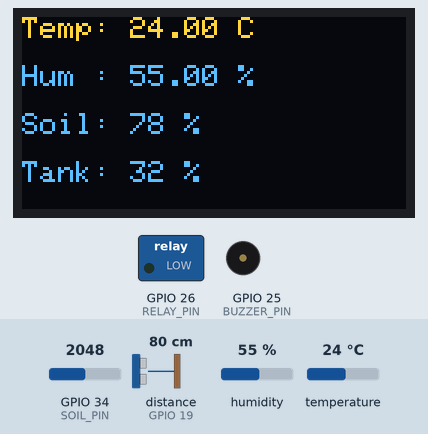
Recording of a sketch running on a simulated ESP32. Parts: 128×64 one-colour display, switched loads named in the sketch (green lamp = pin HIGH), buzzer (waves = sounding, pin HIGH). The test bench sets the inputs (shaded band); at power-on: distance to the obstacle (sensor on GPIO 19) 80 cm, GPIO 34 (SOIL_PIN) = 2048, humidity 55 %, temperature 24 °C. The echo pulse lasts 58.3 µs per cm; the OLED is the two-colour kind (top 16 rows yellow); WiFi joins after 1.5 s; servers stay silent unless stated; what the sketch prints to the serial monitor is not drawn.

Above: at 4.5 s.
4.6 s: distance to the obstacle (sensor on GPIO 19) set to 92 cm
At 7.0 s:
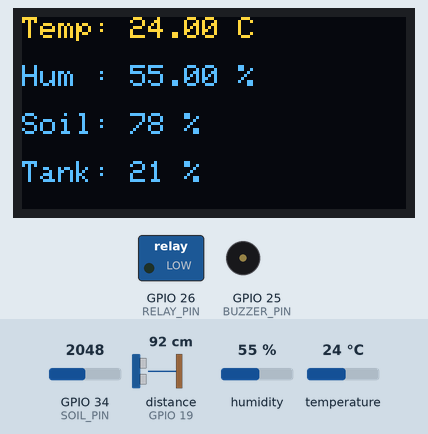
7.3 s: distance to the obstacle (sensor on GPIO 19) set to 99 cm
At 8.4 s:
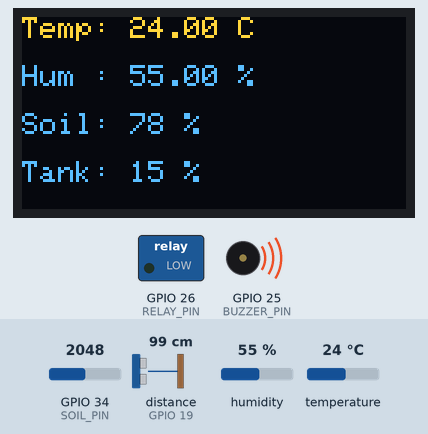
9.4 s: GPIO 34 (SOIL_PIN) set to 3248
At 10.2 s:
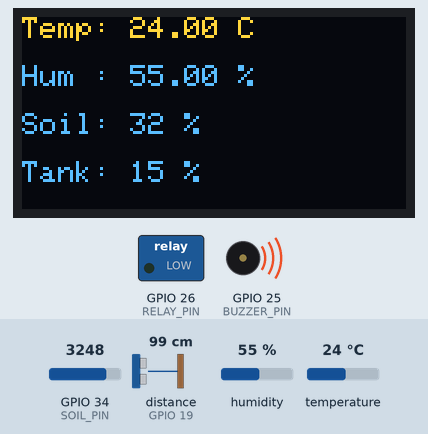
11.3 s: GPIO 34 (SOIL_PIN) set to 3384
At 12.6 s:
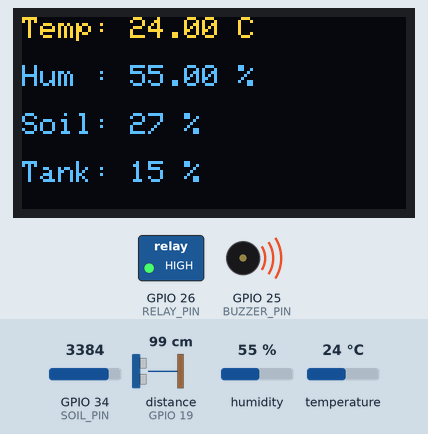
13.4 s: distance to the obstacle (sensor on GPIO 19) set to 2 cm
At 14.3 s:
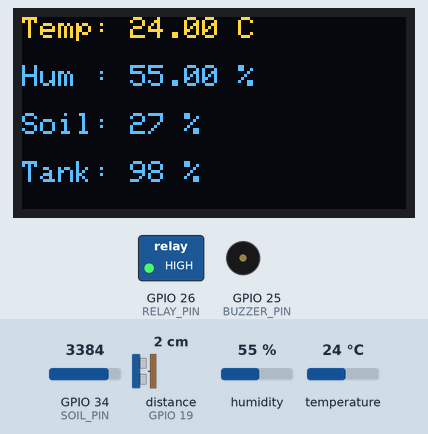
15.3 s: humidity set to 22 %
At 16.6 s:
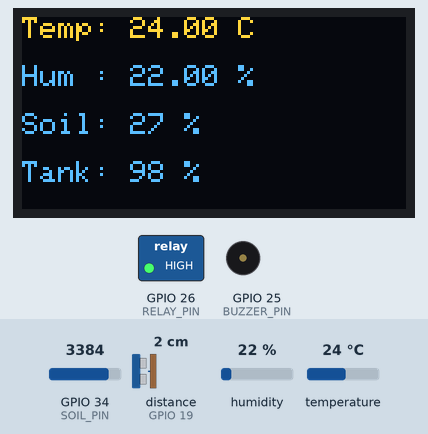
Timing chart, 0 to 18.3 s (numbered marks = the images above; inputs shaded):
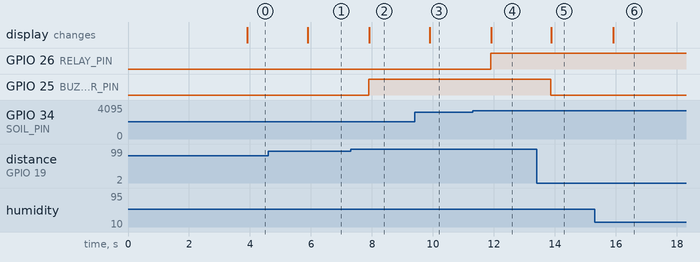

Measured:
- the behaviour switches between 94 and 95 cm on distance to the obstacle (sensor on GPIO 19) (found by bisection; images 1 and 2)
- the behaviour switches between 3316 and 3317 on GPIO 34 (SOIL_PIN) (found by bisection; images 3 and 4)
- after the input at 4.6 s, the display: changes after 1.3 s (image 1)
- after the input at 7.3 s, GPIO 25 (BUZZER_PIN): LOW → HIGH after 0.59 s; the display: changes after 0.62 s (image 2)
- after the input at 9.4 s, the display: changes after 0.49 s (image 3)
- after the input at 11.3 s, GPIO 26 (RELAY_PIN): LOW → HIGH after 0.59 s; the display: changes after 0.62 s (image 4)
- after the input at 13.4 s, GPIO 25 (BUZZER_PIN): HIGH → LOW after 0.46 s; the display: changes after 0.49 s (image 5)
- after the input at 15.3 s, the display: changes after 0.61 s (image 6)

The sketch:

Smart_Plant_Monitoring_System.ino.ino
```cpp
#define BLYNK_TEMPLATE_ID "TMPL3s7fYpOfI"
#define BLYNK_TEMPLATE_NAME "Smart plant and irrigation system"
#define BLYNK_AUTH_TOKEN "XM6wMSzX4TejbAKwTx6eBBoCQsuqQqJt"

#include <WiFi.h>
#include <BlynkSimpleEsp32.h>
#include <DHT.h>
#include <Wire.h>
#include <Adafruit_GFX.h>
#include <Adafruit_SSD1306.h>
#include <NewPing.h>

char ssid[] = "Sandeep";
char pass[] = "12312354";

// Pins
#define DHTPIN 4
#define DHTTYPE DHT11

#define SOIL_PIN 34
#define TRIG_PIN 18
#define ECHO_PIN 19

#define RELAY_PIN 26
#define BUZZER_PIN 25

#define TOUCH_PIN 27
#define IR_PIN 14

#define SCREEN_WIDTH 128
#define SCREEN_HEIGHT 64

#define TANK_HEIGHT_CM 120
#define MAX_DISTANCE 120

Adafruit_SSD1306 display(SCREEN_WIDTH, SCREEN_HEIGHT, &Wire, -1);
DHT dht(DHTPIN, DHTTYPE);
NewPing sonar(TRIG_PIN, ECHO_PIN, MAX_DISTANCE);

BlynkTimer timer;

// Manual Pump Control
BLYNK_WRITE(V5)
{
  int state = param.asInt();
  digitalWrite(RELAY_PIN, state);
  Blynk.virtualWrite(V4, state);
}

void sendData()
{
  float temperature = dht.readTemperature();
  float humidity = dht.readHumidity();

  int soilRaw = analogRead(SOIL_PIN);

  // Calibration adjust later if needed
  int soilPercent = map(soilRaw, 4095, 1500, 0, 100);
  soilPercent = constrain(soilPercent, 0, 100);

  int distance = sonar.ping_cm();

  if(distance == 0)
    distance = TANK_HEIGHT_CM;

  int waterLevel =
      ((TANK_HEIGHT_CM - distance) * 100) / TANK_HEIGHT_CM;

  waterLevel = constrain(waterLevel, 0, 100);

  // Auto irrigation
  if(soilPercent < 30)
  {
    digitalWrite(RELAY_PIN, HIGH);
    Blynk.virtualWrite(V4, 1);
  }
  else
  {
    digitalWrite(RELAY_PIN, LOW);
    Blynk.virtualWrite(V4, 0);
  }

  // Water low alarm
  if(waterLevel < 20)
  {
    digitalWrite(BUZZER_PIN, HIGH);
  }
  else
  {
    digitalWrite(BUZZER_PIN, LOW);
  }

  // Send to Blynk
  Blynk.virtualWrite(V0, soilPercent);
  Blynk.virtualWrite(V1, temperature);
  Blynk.virtualWrite(V2, humidity);
  Blynk.virtualWrite(V3, waterLevel);

  // OLED Display
  display.clearDisplay();

  display.setTextSize(1);
  display.setTextColor(WHITE);

  display.setCursor(0,0);
  display.print("Temp: ");
  display.print(temperature);
  display.print(" C");

  display.setCursor(0,16);
  display.print("Hum : ");
  display.print(humidity);
  display.print(" %");

  display.setCursor(0,32);
  display.print("Soil: ");
  display.print(soilPercent);
  display.print(" %");

  display.setCursor(0,48);
  display.print("Tank: ");
  display.print(waterLevel);
  display.print(" %");

  display.display();

  Serial.print("Temp: ");
  Serial.print(temperature);

  Serial.print(" Hum: ");
  Serial.print(humidity);

  Serial.print(" Soil: ");
  Serial.print(soilPercent);

  Serial.print(" Water: ");
  Serial.println(waterLevel);
}

void setup()
{
  Serial.begin(115200);

  Serial.println("Setup Start");
  Serial.println("OLED OK");

  pinMode(RELAY_PIN, OUTPUT);
  pinMode(BUZZER_PIN, OUTPUT);

  pinMode(TOUCH_PIN, INPUT);
  pinMode(IR_PIN, INPUT);

  digitalWrite(RELAY_PIN, LOW);
  digitalWrite(BUZZER_PIN, LOW);

  dht.begin();

  if(!display.begin(SSD1306_SWITCHCAPVCC, 0x3C))
  {
    Serial.println("OLED Failed");
  }

  display.clearDisplay();
  display.display();

  Blynk.begin(BLYNK_AUTH_TOKEN, ssid, pass);

  timer.setInterval(2000L, sendData);
}

void loop()
{
  Blynk.run();
  timer.run();
}
```
